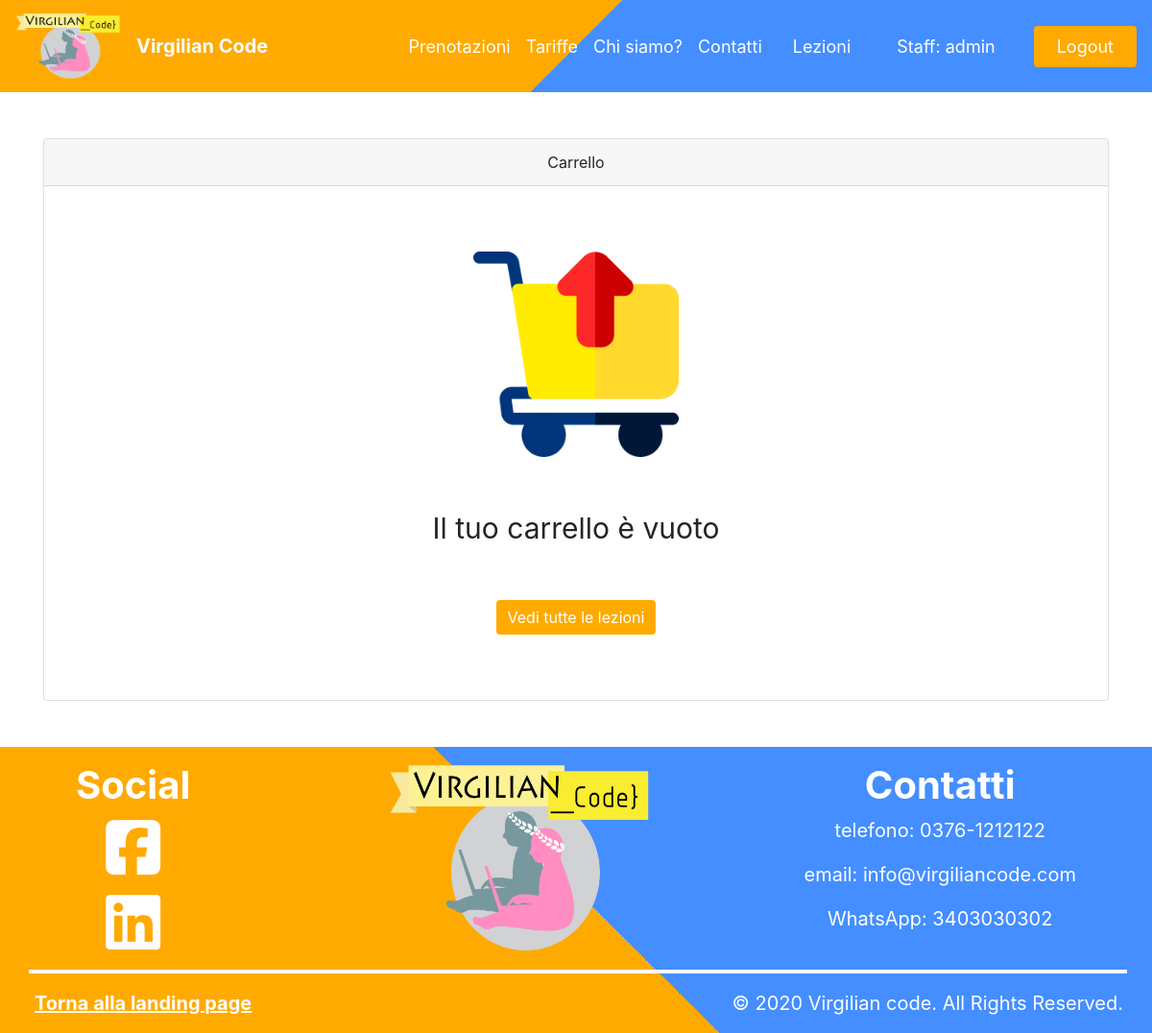
Before: /user_cart/cart/ (signed in) with the older database file.
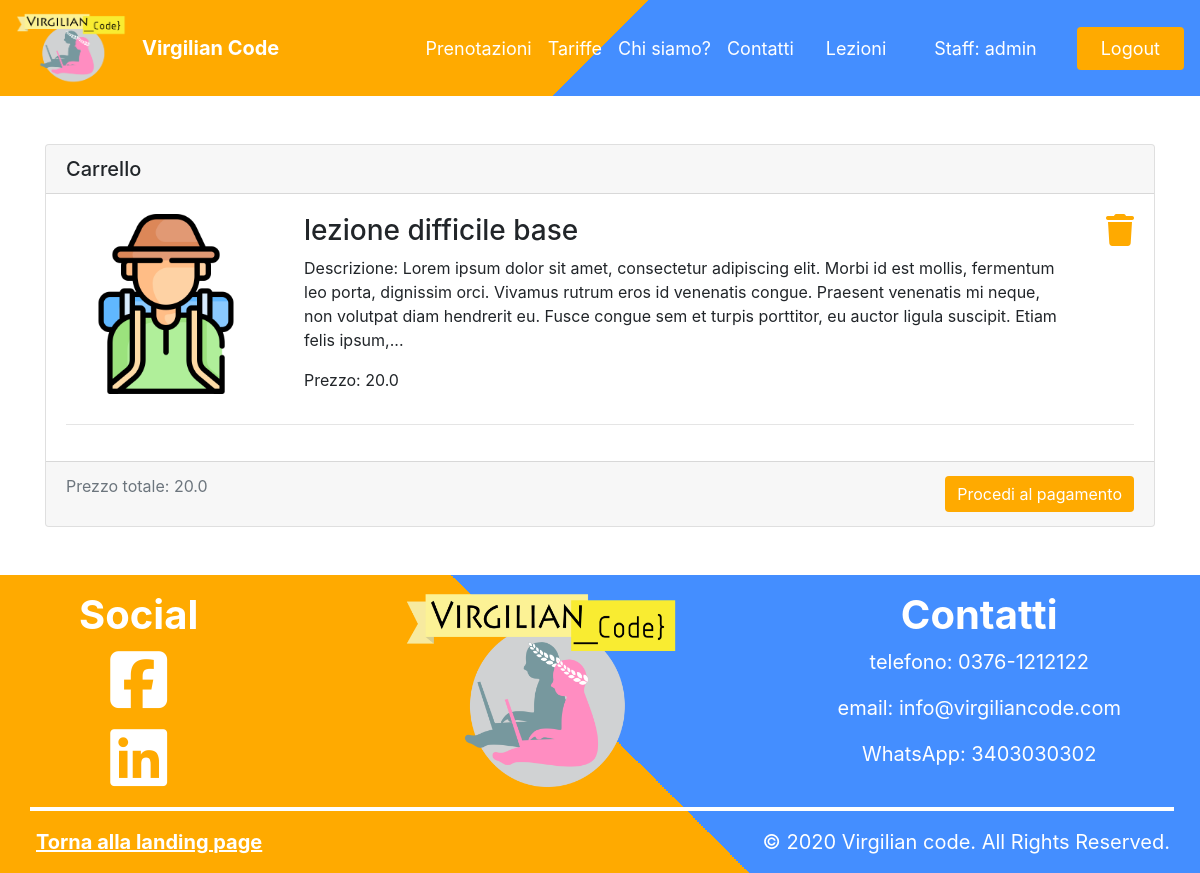
After: the same page with the newer database file.
### lessons_management/models.py (models this page shows, shortened)
class Lesson(models.Model):
    GENRE_CHOICES = (('PC', 'Punta e clicca'), ('A', 'Avventura'), ('GM', 'Gioco matematico'), ('ST', 'Story-telling'), ('GV', 'Giochi vocali'), ('R', 'Racing'), ('AL', 'Altro...'))
    DIFFICULTY_CHOICES = (('1.0','Facile - base'), ('2.0', 'Facile - avanzato'), ('3.0', 'Media - base'), ('4.0', 'Media - avanzata'), ('5.0', 'Difficile - base'), ('6.0', 'Difficile - avanzata'))
    user = models.ForeignKey(User, on_delete=models.SET(5), null=True)
    title = models.CharField(max_length=60)
    description = models.TextField(max_length=1000)
    difficulty = models.CharField(max_length=30, choices=DIFFICULTY_CHOICES, default='1.0')
    genre = models.CharField(max_length=30, choices=GENRE_CHOICES, default='A')
    price = models.FloatField(default=20.0)
    video = models.FileField(upload_to='video_lessons', validators=[validate_file_extension]) #videolezione

### user_cart/models.py (models this page shows, shortened)
class CartDetail(models.Model):
    cart = models.ForeignKey(Cart, on_delete=models.CASCADE, null=True)
    product_id = models.IntegerField()

### user_cart/views.py (the view)
# urls.py: path('cart/', views.CartView.as_view(), name='cart'),
class CartView(TemplateView):
    template_name = 'user_cart/cart.html'
    def get_context_data(self, **kwargs):
        context = super(CartView, self).get_context_data(**kwargs)
        try:
            cart = Cart.objects.get(user=self.request.user.id)
        except Cart.DoesNotExist:
            cart = Cart.objects.create(user=self.request.user)
            cart.save()
        finally:
            cart_details = CartDetail.objects.all().filter(cart=cart.id)
            lessons = Lesson.objects.filter(id__in=[cart_detail.product_id for cart_detail in cart_details])
            totale = 0.0
            sconto = 0
            if len(lessons) != 0:
                for lesson in lessons:
                    totale += lesson.price
                sconto = int(len(lessons)/5)
            context.update({
                'lessons': lessons,
                'totale': totale,
                'cart_details': cart_details,
            })
            if sconto != 0:
                context.update({
                    'sconto': 'si',
                    'totale_scontato': totale - sconto * 20,
                })
            else:
                context.update({'sconto': 'no',})
            return context

### user_cart/templates/user_cart/cart.html (shortened to what this page needs)
{% extends 'base.html' %}
{% load static %}
{% block personal_css %}
        <link rel="stylesheet" href="{% static 'css/cart.css' %}"/>
{% endblock %}
{% block content %}
    <div class="container my-5">
        {% if lessons.count == 0 %}
            <div class="card text-center">
                <div class="card-header">
                    Carrello
                </div>
                <div class="card-body">
                    <img class="mx-auto cart-empty-img my-5" src="{% static 'img/cart_empty.png' %}">
                    <p class="text-center cart-empty-text my-1">Il tuo carrello è vuoto</p>
                    <a class="btn btn-primary mx-auto my-5" href="{% url 'homePage' %}">Vedi tutte le lezioni</a>
                </div>
            </div>
        {% else %}
<div class="card">
    <h5 class="card-header">Carrello</h5>
    <div class="card-body">
        {% for lesson in lessons %}
            <div class="d-flex flex-row">
                {% if lesson.genre == 'PC' %}
                        <img style="margin-left: 10px; width: 180px; height: 180px"  class="lesson-img" src="{% static 'img/lessons/click.png' %}"/>
                    {% elif lesson.genre == 'A' %}
                        <img style="margin-left: 10px; width: 180px; height: 180px"  class="lesson-img" src="{% static 'img/lessons/tourist.png' %}"/>
                    {% elif lesson.genre == 'GM' %}
                        <img style="margin-left: 10px; width: 180px; height: 180px"  class="lesson-img" src="{% static 'img/lessons/calculator.png' %}"/>
                    {% elif lesson.genre == 'ST' %}
                        <img style="margin-left: 10px; width: 180px; height: 180px"  class="lesson-img" src="{% static 'img/lessons/book.png' %}"/>
                    {% elif lesson.genre == 'GV' %}
                        <img style="margin-left: 10px; width: 180px; height: 180px"  class="lesson-img" src="{% static 'img/lessons/microphone.png' %}"/>
                    {% elif lesson.genre == 'R' %}
                        <img style="margin-left: 10px; width: 180px; height: 180px"  class="lesson-img" src="{% static 'img/lessons/start.png' %}"/>
                    {% elif lesson.genre == 'AL' %}
                        <img style="margin-left: 10px; width: 180px; height: 180px"  class="lesson-img" src="{% static 'img/lessons/icon.png' %}"/>
                    {% endif %}
                <div class="mx-5">
                    <h3>{{ lesson.title }}</h3>
                    <p>Descrizione: {{ lesson.description|truncatechars:347 }}...</p>
                    <p>Prezzo: {{ lesson.price }}</p>
                </div>
                {% for cart_detail in cart_details %}
                    {% if cart_detail.product_id == lesson.id %}
                        <a href="{% url 'cart_remove' cart_detail.id %}"><i class="fas fa-trash fa-2x"></i></a>
                    {% endif %}
                {% endfor %}
            </div>
            <hr></hr>
        {% endfor %}
    </div>
    <div class="card-footer text-muted d-flex flex-row justify-content-between align-items-center">
        {% if sconto == 'si' %}
            <p>Prezzo totale (scontato): <del>{{ totale }}€</del> {{ totale_scontato }}€</p>
        {% else %}
            <p>Prezzo totale: {{ totale }}</p>
        {% endif %}
        <a class="btn btn-primary" href="{% url 'cart_purchase_confirm' %}">Procedi al pagamento</a>
    </div>
</div>
        {% endif %}
    </div>
{% endblock %}

Changed rows visible on the page:
added Lesson: title "lezione difficile base", description "Lorem ipsum dolor sit amet, consectetur adipiscing elit. Morbi id est mollis, fermentum leo porta, dignissim orci. Vivamus rutrum eros id venenatis congue. Praesent venenatis mi neque, non volutpat diam hendrerit eu. Fusce congue sem et turpis porttitor, eu auctor ligula suscipit. Etiam felis ipsum,", price "20.0"
added CartDetail: product_id 5 (drawn)
Other visible differences:
{{ totale }}: (not shown) → "20.0"
text no longer shown: "Il tuo carrello è vuoto Vedi tutte le lezioni"
text now shown: "Prezzo totale: Procedi al pagamento"
